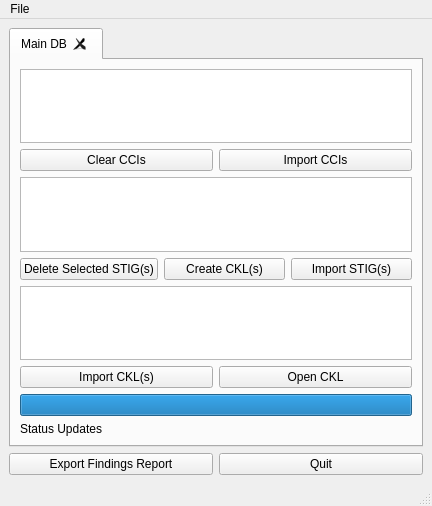
<?xml version="1.0" encoding="UTF-8"?>
<ui version="4.0">
 <class>STIGQter</class>
 <widget class="QMainWindow" name="STIGQter">
  <property name="geometry">
   <rect>
    <x>0</x>
    <y>0</y>
    <width>432</width>
    <height>506</height>
   </rect>
  </property>
  <property name="windowTitle">
   <string>STIGQter</string>
  </property>
  <widget class="QWidget" name="centralwidget">
   <layout class="QVBoxLayout" name="verticalLayout_2">
    <item>
     <widget class="QTabWidget" name="tabDB">
      <property name="toolTip">
       <string>Main Database</string>
      </property>
      <property name="currentIndex">
       <number>0</number>
      </property>
      <property name="tabsClosable">
       <bool>true</bool>
      </property>
      <widget class="QWidget" name="tab">
       <attribute name="title">
        <string>Main DB</string>
       </attribute>
       <layout class="QVBoxLayout" name="verticalLayout">
        <item>
         <widget class="QListWidget" name="lstCCIs"/>
        </item>
        <item>
         <layout class="QHBoxLayout" name="horizontalLayout">
          <item>
           <widget class="QPushButton" name="btnClearCCIs">
            <property name="text">
             <string>Clear CCIs</string>
            </property>
           </widget>
          </item>
          <item>
           <widget class="QPushButton" name="btnImportCCIs">
            <property name="text">
             <string>Import CCIs</string>
            </property>
           </widget>
          </item>
         </layout>
        </item>
        <item>
         <widget class="QListWidget" name="lstSTIGs">
          <property name="selectionMode">
           <enum>QAbstractItemView::MultiSelection</enum>
          </property>
         </widget>
        </item>
        <item>
         <layout class="QHBoxLayout" name="horizontalLayout_2">
          <item>
           <widget class="QPushButton" name="btnClearSTIGs">
            <property name="text">
             <string>Delete Selected STIG(s)</string>
            </property>
           </widget>
          </item>
          <item>
           <widget class="QPushButton" name="btnCreateCKL">
            <property name="text">
             <string>Create CKL(s)</string>
            </property>
           </widget>
          </item>
          <item>
           <widget class="QPushButton" name="btnImportSTIGs">
            <property name="text">
             <string>Import STIG(s)</string>
            </property>
           </widget>
          </item>
         </layout>
        </item>
        <item>
         <widget class="QListWidget" name="lstAssets"/>
        </item>
        <item>
         <layout class="QHBoxLayout" name="horizontalLayout_4">
          <item>
           <widget class="QPushButton" name="btnImportCKL">
            <property name="text">
             <string>Import CKL(s)</string>
            </property>
           </widget>
          </item>
          <item>
           <widget class="QPushButton" name="btnOpenCKL">
            <property name="text">
             <string>Open CKL</string>
            </property>
           </widget>
          </item>
         </layout>
        </item>
        <item>
         <widget class="QProgressBar" name="progressBar">
          <property name="statusTip">
           <string/>
          </property>
          <property name="value">
           <number>100</number>
          </property>
          <property name="textVisible">
           <bool>false</bool>
          </property>
         </widget>
        </item>
        <item>
         <widget class="QLabel" name="lblStatus">
          <property name="text">
           <string>Status Updates</string>
          </property>
         </widget>
        </item>
       </layout>
      </widget>
     </widget>
    </item>
    <item>
     <layout class="QHBoxLayout" name="horizontalLayout_3">
      <item>
       <widget class="QPushButton" name="btnFindingsReport">
        <property name="text">
         <string>Export Findings Report</string>
        </property>
       </widget>
      </item>
      <item>
       <widget class="QPushButton" name="btnQuit">
        <property name="text">
         <string>Quit</string>
        </property>
       </widget>
      </item>
     </layout>
    </item>
   </layout>
  </widget>
  <widget class="QMenuBar" name="menubar">
   <property name="geometry">
    <rect>
     <x>0</x>
     <y>0</y>
     <width>432</width>
     <height>21</height>
    </rect>
   </property>
   <widget class="QMenu" name="menuFile">
    <property name="title">
     <string>File</string>
    </property>
    <addaction name="actionImport_STIG_Content"/>
    <addaction name="actionClear_Database"/>
    <addaction name="separator"/>
    <addaction name="action_About"/>
    <addaction name="action_Quit"/>
   </widget>
   <addaction name="menuFile"/>
  </widget>
  <widget class="QStatusBar" name="statusbar"/>
  <action name="actionImport_RMF_Controls">
   <property name="text">
    <string>Import &amp;RMF Controls</string>
   </property>
  </action>
  <action name="actionImport_STIG_Content">
   <property name="text">
    <string>Import S&amp;TIG Content</string>
   </property>
  </action>
  <action name="actionClear_Database">
   <property name="text">
    <string>&amp;Clear Database</string>
   </property>
  </action>
  <action name="action_About">
   <property name="text">
    <string>&amp;About</string>
   </property>
  </action>
  <action name="action_Quit">
   <property name="text">
    <string>&amp;Quit</string>
   </property>
  </action>
  <action name="actionSave_CKL">
   <property name="text">
    <string>&amp;Save CKL(s)</string>
   </property>
  </action>
  <action name="action_Open_CKL">
   <property name="text">
    <string>&amp;Open CKL</string>
   </property>
  </action>
 </widget>
 <resources/>
 <connections>
  <connection>
   <sender>btnQuit</sender>
   <signal>clicked()</signal>
   <receiver>STIGQter</receiver>
   <slot>close()</slot>
   <hints>
    <hint type="sourcelabel">
     <x>408</x>
     <y>455</y>
    </hint>
    <hint type="destinationlabel">
     <x>409</x>
     <y>446</y>
    </hint>
   </hints>
  </connection>
  <connection>
   <sender>action_Quit</sender>
   <signal>triggered()</signal>
   <receiver>STIGQter</receiver>
   <slot>close()</slot>
   <hints>
    <hint type="sourcelabel">
     <x>-1</x>
     <y>-1</y>
    </hint>
    <hint type="destinationlabel">
     <x>399</x>
     <y>299</y>
    </hint>
   </hints>
  </connection>
  <connection>
   <sender>btnImportCCIs</sender>
   <signal>clicked()</signal>
   <receiver>STIGQter</receiver>
   <slot>UpdateCCIs()</slot>
   <hints>
    <hint type="sourcelabel">
     <x>344</x>
     <y>152</y>
    </hint>
    <hint type="destinationlabel">
     <x>236</x>
     <y>241</y>
    </hint>
   </hints>
  </connection>
  <connection>
   <sender>btnClearCCIs</sender>
   <signal>clicked()</signal>
   <receiver>STIGQter</receiver>
   <slot>DeleteCCIs()</slot>
   <hints>
    <hint type="sourcelabel">
     <x>89</x>
     <y>150</y>
    </hint>
    <hint type="destinationlabel">
     <x>166</x>
     <y>200</y>
    </hint>
   </hints>
  </connection>
  <connection>
   <sender>action_About</sender>
   <signal>triggered()</signal>
   <receiver>STIGQter</receiver>
   <slot>About()</slot>
   <hints>
    <hint type="sourcelabel">
     <x>-1</x>
     <y>-1</y>
    </hint>
    <hint type="destinationlabel">
     <x>225</x>
     <y>251</y>
    </hint>
   </hints>
  </connection>
  <connection>
   <sender>btnImportSTIGs</sender>
   <signal>clicked()</signal>
   <receiver>STIGQter</receiver>
   <slot>AddSTIGs()</slot>
   <hints>
    <hint type="sourcelabel">
     <x>395</x>
     <y>258</y>
    </hint>
    <hint type="destinationlabel">
     <x>384</x>
     <y>188</y>
    </hint>
   </hints>
  </connection>
  <connection>
   <sender>btnClearSTIGs</sender>
   <signal>clicked()</signal>
   <receiver>STIGQter</receiver>
   <slot>DeleteSTIGs()</slot>
   <hints>
    <hint type="sourcelabel">
     <x>99</x>
     <y>264</y>
    </hint>
    <hint type="destinationlabel">
     <x>77</x>
     <y>209</y>
    </hint>
   </hints>
  </connection>
  <connection>
   <sender>lstSTIGs</sender>
   <signal>itemSelectionChanged()</signal>
   <receiver>STIGQter</receiver>
   <slot>SelectSTIG()</slot>
   <hints>
    <hint type="sourcelabel">
     <x>293</x>
     <y>190</y>
    </hint>
    <hint type="destinationlabel">
     <x>271</x>
     <y>264</y>
    </hint>
   </hints>
  </connection>
  <connection>
   <sender>btnCreateCKL</sender>
   <signal>clicked()</signal>
   <receiver>STIGQter</receiver>
   <slot>AddAsset()</slot>
   <hints>
    <hint type="sourcelabel">
     <x>208</x>
     <y>264</y>
    </hint>
    <hint type="destinationlabel">
     <x>196</x>
     <y>291</y>
    </hint>
   </hints>
  </connection>
  <connection>
   <sender>actionImport_STIG_Content</sender>
   <signal>triggered()</signal>
   <receiver>STIGQter</receiver>
   <slot>AddSTIGs()</slot>
   <hints>
    <hint type="sourcelabel">
     <x>-1</x>
     <y>-1</y>
    </hint>
    <hint type="destinationlabel">
     <x>215</x>
     <y>252</y>
    </hint>
   </hints>
  </connection>
  <connection>
   <sender>btnImportCKL</sender>
   <signal>clicked()</signal>
   <receiver>STIGQter</receiver>
   <slot>ImportCKLs()</slot>
   <hints>
    <hint type="sourcelabel">
     <x>135</x>
     <y>373</y>
    </hint>
    <hint type="destinationlabel">
     <x>110</x>
     <y>320</y>
    </hint>
   </hints>
  </connection>
  <connection>
   <sender>btnOpenCKL</sender>
   <signal>clicked()</signal>
   <receiver>STIGQter</receiver>
   <slot>OpenCKL()</slot>
   <hints>
    <hint type="sourcelabel">
     <x>281</x>
     <y>379</y>
    </hint>
    <hint type="destinationlabel">
     <x>294</x>
     <y>329</y>
    </hint>
   </hints>
  </connection>
  <connection>
   <sender>lstAssets</sender>
   <signal>itemSelectionChanged()</signal>
   <receiver>STIGQter</receiver>
   <slot>SelectAsset()</slot>
   <hints>
    <hint type="sourcelabel">
     <x>403</x>
     <y>329</y>
    </hint>
    <hint type="destinationlabel">
     <x>336</x>
     <y>306</y>
    </hint>
   </hints>
  </connection>
  <connection>
   <sender>tabDB</sender>
   <signal>tabCloseRequested(int)</signal>
   <receiver>STIGQter</receiver>
   <slot>CloseTab(int)</slot>
   <hints>
    <hint type="sourcelabel">
     <x>215</x>
     <y>237</y>
    </hint>
    <hint type="destinationlabel">
     <x>215</x>
     <y>252</y>
    </hint>
   </hints>
  </connection>
  <connection>
   <sender>btnFindingsReport</sender>
   <signal>clicked()</signal>
   <receiver>STIGQter</receiver>
   <slot>FindingsReport()</slot>
   <hints>
    <hint type="sourcelabel">
     <x>111</x>
     <y>464</y>
    </hint>
    <hint type="destinationlabel">
     <x>118</x>
     <y>463</y>
    </hint>
   </hints>
  </connection>
 </connections>
 <slots>
  <slot>UpdateCCIs()</slot>
  <slot>DeleteCCIs()</slot>
  <slot>About()</slot>
  <slot>AddSTIGs()</slot>
  <slot>DeleteSTIGs()</slot>
  <slot>SelectSTIG()</slot>
  <slot>AddAsset()</slot>
  <slot>ImportCKLs()</slot>
  <slot>OpenCKL()</slot>
  <slot>SelectAsset()</slot>
  <slot>CloseTab(int)</slot>
  <slot>FindingsReport()</slot>
 </slots>
</ui>
